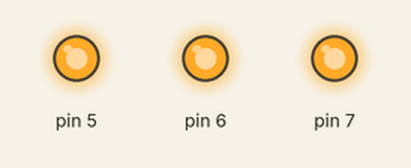
Bench run of a sketch on a simulated Arduino Uno, built with avr-gcc and run on an emulated ATmega328P. Parts: output pins drawn as LEDs (lit = HIGH).

Above: at 0.6 s.
At 4.3 s:
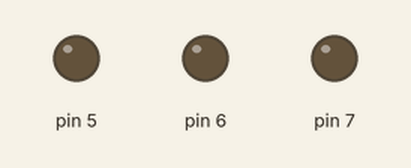
Timing chart, 0 to 5.8 s (numbered marks = the images above):
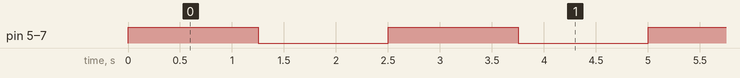

The sketch:

manejo_digital_EJ4.ino
```cpp
// C++ code
//
void setup()
{
  pinMode(5, OUTPUT);
  pinMode(6, OUTPUT);
  pinMode(7, OUTPUT);
}

void loop()
{
  digitalWrite( 6 , HIGH );
  digitalWrite( 7 , HIGH );
  digitalWrite( 5 , HIGH );
  delay (1250);
  digitalWrite( 6 , LOW );
  digitalWrite( 7 , LOW );
  digitalWrite( 5 , LOW );
  delay (1250);
}
```

Measured:
- by itself, pin 5–7: alternates HIGH for 1.3 s and LOW for 1.3 s
